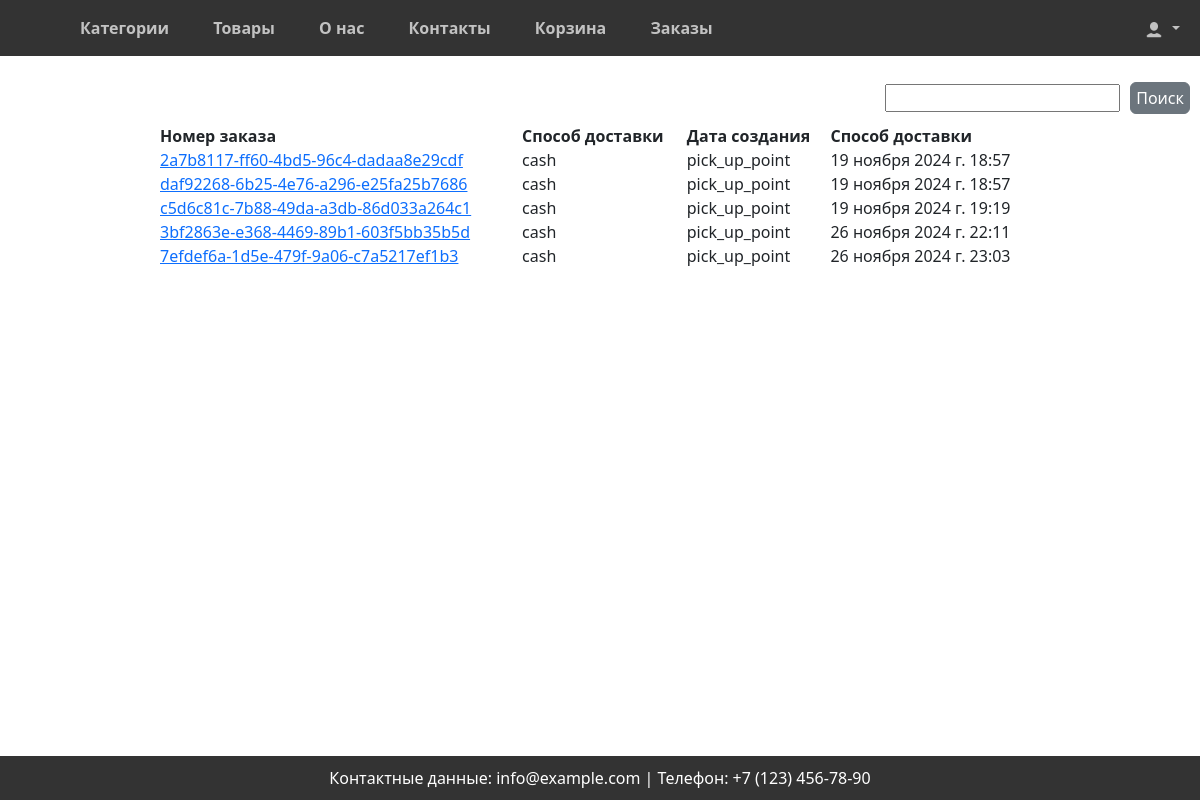
The page /orders/list/ (signed in) on the database its author committed.
### orders/models.py (models this page shows, shortened)
class Order(models.Model):
    number = models.CharField(primary_key=True, unique=True, max_length=256, editable=False)
    user = models.ForeignKey(User, on_delete=models.CASCADE, editable=False, null=True)
    cart = models.OneToOneField(CartUser, on_delete=models.SET_NULL, editable=False, null=True)
    status = models.CharField(max_length=50, default='в обработке')
    payment = models.CharField(max_length=50, default='картой')
    delivery = models.CharField(max_length=50, default='самовывоз из магазина')
    address = models.TextField(null=True)
    created_at = models.DateTimeField(auto_now_add=True, editable=False)
    name = models.CharField(max_length=50, null=True)
    last_name = models.CharField(max_length=50, null=True)
    email = models.EmailField(null=True)
    phone = models.CharField(max_length=20, null=True)

### orders/views.py (the view)
# urls.py: path('list/', orders_list, name="orders"),
@login_required
def orders_list(request):
    admin = user.objects.get(username='staff')
    if request.user == admin:
        orders = Order.objects.all()
        context = {"orders": orders}
        return render(request, template_name='orders/orders.html', context=context)
    orders = Order.objects.filter(user=request.user)
    context = {"orders": orders}
    return render(request, template_name='orders/orders.html', context=context)

### orders/forms.py
class QuickOrderForm(forms.Form):
    name = forms.CharField(max_length=50, label="Имя")
    last_name = forms.CharField(max_length=50, label="Фамилия")
    email = forms.EmailField(label="Эл.почта")
    phone = forms.CharField(max_length=50, label="Телефон")
    payment = forms.ChoiceField(choices=PAYMENT_CHOICES, label='Способ оплаты')
    delivery = forms.ChoiceField(choices=DELIVERY_CHOICES, label='Способ Доставки')

### cart/context_processors.py (called while the page is built)
def cart(request):
    if request.user.id:
        return {'cart': ProductCartUser(request)}
    return {'cart': Cart(request)}

### cart/views.py (called while the page is built)
    def __len__(self):
        return sum(item['quantity'] for item in self.cart.values())

### orders/context_processors.py (called while the page is built)
def quick_order_form(request):
    return {'quick_order_form': QuickOrderForm()}

### orders/templates/orders/orders.html (shortened to what this page needs)
{% extends 'base.html' %}
{% load static %}
{% block content %}
<table style="width:80%; text-align:justify; margin:0 auto;">
    <thead>
    <tr>
        <th class="order-header">Номер заказа</th>
        <th class="order-header">Способ доставки</th>
        <th class="order-header">Дата создания</th>
        <th class="order-header">Способ доставки</th>
    </tr>
    </thead>
    <tbody>
    {% for order in orders %}
    <tr>
        <td class="order-number">
            <a href="{% url 'order_detail' order.number %}">{{ order.number }}</a>
        </td>
        <td class="order-payment">
            {{ order.payment }}
        </td>
        <td class="order-delivery">
            {{ order.delivery }}
        </td>
        <td class="order-date">
            {{ order.created_at }}
        </td>
    </tr>
    {% endfor %}
    </tbody>
</table>
{% endblock content %}

### static/css/styles.css (style rules this page uses)
* { box-sizing: border-box; margin: 0; padding: 0; }
body { font-family: Arial, sans-serif; background-color: #e2e1e1; min-height: 100%; }

### rows shown on the page
Order: number "2a7b8117-ff60-4bd5-96c4-dadaa8e29cdf", payment "cash", delivery "pick_up_point", created_at "19 ноября 2024 г. 18:57"
Order: number "daf92268-6b25-4e76-a296-e25fa25b7686", payment "cash", delivery "pick_up_point", created_at "19 ноября 2024 г. 18:57"
Order: number "c5d6c81c-7b88-49da-a3db-86d033a264c1", payment "cash", delivery "pick_up_point", created_at "19 ноября 2024 г. 19:19"
Order: number "3bf2863e-e368-4469-89b1-603f5bb35b5d", payment "cash", delivery "pick_up_point", created_at "26 ноября 2024 г. 22:11"
Order: number "7efdef6a-1d5e-479f-9a06-c7a5217ef1b3", payment "cash", delivery "pick_up_point", created_at "26 ноября 2024 г. 23:03"
